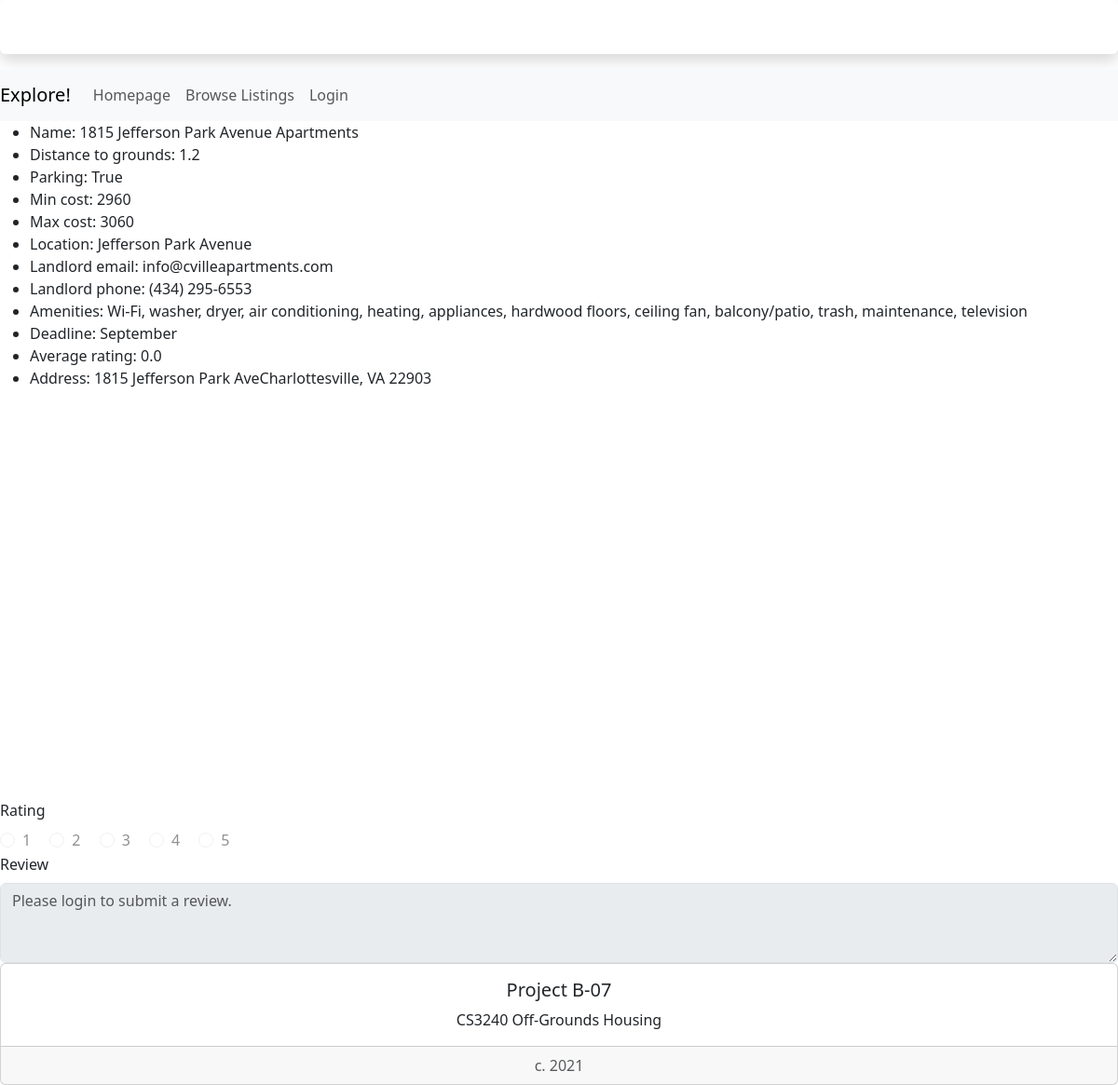
/housing/7/, run on an earlier commit of the app's database.
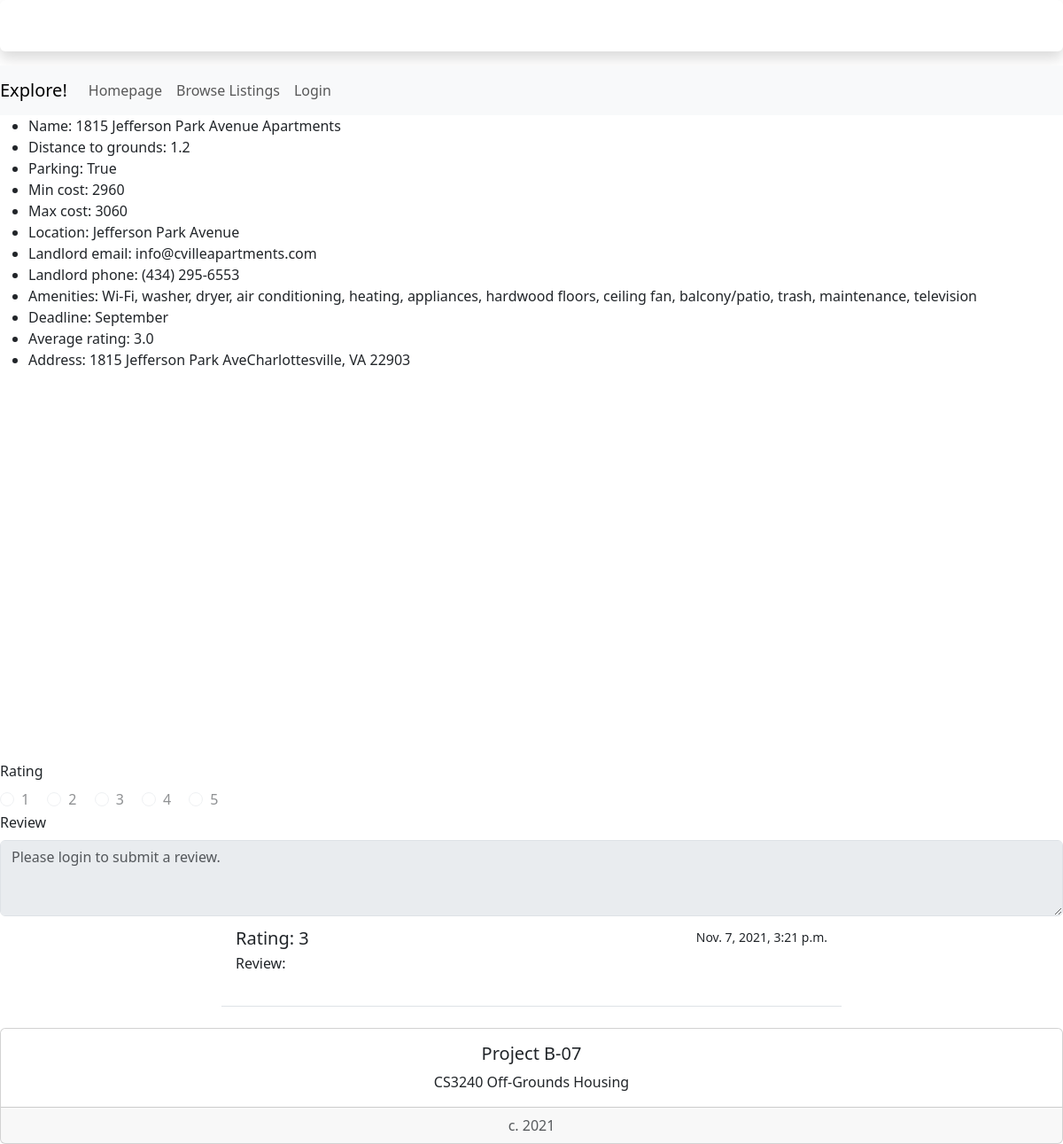
And on a later commit of the database.
### housing/models.py (models this page shows, shortened)
class StudentHousing(models.Model):
    name = models.CharField(max_length=200)
    distToGrounds = models.FloatField(default=0)
    parking = models.BooleanField()
    minCost = models.IntegerField(default=0)
    maxCost = models.IntegerField(default=0)
    location = models.TextField(max_length=200, null=True)
    landlordEmail = models.CharField(max_length=200, null=True)
    landlordPhone = models.CharField(max_length=200, null=True)
    amenities = models.TextField(max_length=200, null=True)
    deadline = models.CharField(max_length=200, null=True)
    averageRating = models.FloatField(default=0)
    address = models.TextField(max_length=200, null=True)
    image = models.ImageField(blank=True, null=True) #makes it optional to include an image

class Review(models.Model):
    house = models.ForeignKey(StudentHousing, on_delete=models.CASCADE)
    rating = models.IntegerField(default=0)
    comment = models.TextField(max_length=200, default="")
    pub_date = models.DateTimeField('date published')

### housing/views.py (the view)
# urls.py: path('<int:pk>/', views.DetailView.as_view(), name='detail'),
class DetailView(generic.DetailView):
    model = StudentHousing
    template_name = 'housing/studentHousingOption.html'
    def get_queryset(self):
        return StudentHousing.objects

### housing/templates/housing/studentHousingOption.html (shortened to what the changed rows need)
<!doctype html>
<link href='https://api.mapbox.com/mapbox-gl-js/v2.3.1/mapbox-gl.css' rel='stylesheet' />
{% load bootstrap5 %}
{% bootstrap_css %}
{% load socialaccount %}
{% if studenthousing %}
    <ul>
        <li>Name: {{ studenthousing.name }}</li>
        <li>Distance to grounds: {{ studenthousing.distToGrounds }}</li>
        <li>Parking: {{ studenthousing.parking }}</li>
        <li>Min cost: {{ studenthousing.minCost }}</li>
        <li>Max cost: {{ studenthousing.maxCost }}</li>
        <li>Location: {{ studenthousing.location }}</li>
        <li>Landlord email: {{ studenthousing.landlordEmail }}</li>
        <li>Landlord phone: {{ studenthousing.landlordPhone }}</li>
        <li>Amenities: {{ studenthousing.amenities }}</li>
        <li>Deadline: {{ studenthousing.deadline }}</li>
        <li>Average rating: {{ studenthousing.averageRating }}</li>
        <li>Address: {{ studenthousing.address }}</li>
    </ul>
{% else %}
    <p>No housing details are available.</p>
{% endif %}
<div class="list-group list-group-flush">
    {% for review in studenthousing.review_set.all %}
        <div class="list-group-item" style="margin-left: 250px; margin-right: 250px; margin-top: 5px;">
            <div class="d-flex w-100 justify-content-between">
                <h5 class="mb-1">Rating: {{review.rating}}</h5>
                <small>{{review.pub_date}}</small>
            </div>
            <p class="mb-1">Review: {{review.comment}}<br><br></p>
        </div><br>
    {% endfor %}
</div>

What changed in the data, as far as the page shows it:
changed StudentHousing "1815 Jefferson Park Avenue Apartments": averageRating "0.0" → "3.0"
added Review: rating "3", pub_date "Nov. 7, 2021, 3:21 p.m."
